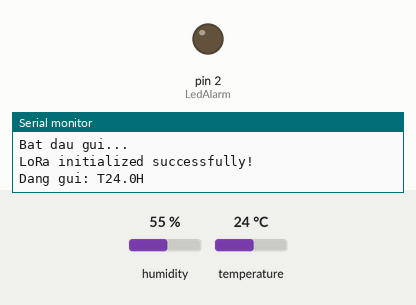
Simulated run of this sketch. Board: Arduino Uno, built with avr-gcc and run on an emulated ATmega328P. Shown: output pins drawn as LEDs (lit = HIGH), the last lines printed to the serial monitor. Dashed ring = blinking. The inputs (shaded band) are chosen by the test bench; at power-on: temperature 24 °C, humidity 55 %. No radio packets arrive unless stated.

Above: at 2.2 s.
2.3 s: temperature set to 32 °C
5.3 s: temperature set to 35 °C
At 8.7 s:
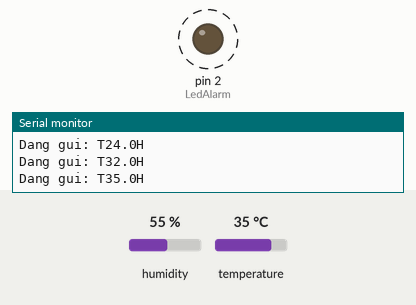
Timing chart, 0 to 15.6 s (numbered marks = the images above; inputs shaded):
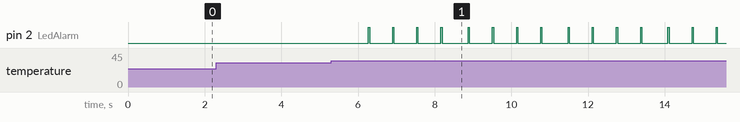

Measured:
- the behaviour switches between 33 and 34 °C on temperature (found by bisection; images 0 and 1)
- after the input at 5.3 s, pin 2 (LedAlarm): alternates HIGH for 0.03 s and LOW for 0.60 s, starting after 0.97 s

The sketch:

Gui.ino
```cpp
// Simplified Transmitter Code - Fast and Stable
#include "Arduino.h"
#include "LoRa.h"
#include "DHT.h"

// Pin definitions
#define NSS 5
#define RST 14
#define DIO0 26
#define MISO 19
#define SCK 18
#define MOSI 23

#define LedAlarm 2

// DHT sensor configuration
#define DHTtype DHT11
#define DHTpins 13
DHT myDHT(DHTpins, DHTtype);

// Variables for sensor data
float NhietDo, DoAm;

// Timing variables
unsigned long lastSend = 0;
const unsigned long sendInterval = 2000;  // Send every 2 seconds

void setup() {
  Serial.begin(9600);
  delay(1000);

  pinMode(LedAlarm, OUTPUT);

  Serial.println("Bat dau gui...");
  myDHT.begin();

  // Initialize LoRa
  LoRa.setPins(NSS, RST, DIO0);
  if (!LoRa.begin(433E6)) {
    Serial.println("LoRa initialization failed!");
    while (1);
  }

  Serial.println("LoRa initialized successfully!");

  // cau hinh lora
  LoRa.setTxPower(14);              // cong suat vua phai
  LoRa.setSpreadingFactor(7);       // he so trai pho nho -> toc do cao
  LoRa.setSignalBandwidth(125E3);   // bang thong chuan 125KHz
  LoRa.setCodingRate4(5);           // ty le ma hoa
  LoRa.setPreambleLength(8);        // do dai tien to
  LoRa.setSyncWord(0x12);           // ma dong bo de phan biet mang
  LoRa.enableCrc();                 // bat kiem tra loi CRC
}

bool readSensor() {
  NhietDo = myDHT.readTemperature(); // doc du lieu nhiet do tu cam bien
  DoAm = myDHT.readHumidity(); // doc du lieu do am tu cam bien

  if (isnan(NhietDo) || isnan(DoAm)) {
    Serial.println("Loi cam bien");
    return false;
  }

  // Validate humidity range
  if (DoAm < 0) DoAm = 0;
  if (DoAm > 100) DoAm = 100;

  return true;
}

void sendData() {
  if (readSensor()) {
    // Simple format: "T25.5H60.2"
    String dataPacket = "T" + String(NhietDo, 1) + "H" + String(100, 1);

    Serial.print("Dang gui: ");
    Serial.println(dataPacket);

    LoRa.beginPacket();
    LoRa.print(dataPacket);
    LoRa.endPacket();
  } else {
    // Send error message
    Serial.println("Dang gui thong bao loi");
    LoRa.beginPacket();
    LoRa.print("ERROR");
    LoRa.endPacket();
  }
}

void loop() {
  unsigned long now = millis();

  // Send data at regular intervals
  if (now - lastSend >= sendInterval) {
    sendData();
    lastSend = now;
  }
  if (NhietDo > 33) {
    digitalWrite(LedAlarm, HIGH);
    delay(30);
    digitalWrite(LedAlarm, LOW);
    delay(500);
  }
  delay(100);  // Small delay to prevent CPU overload
}
```
